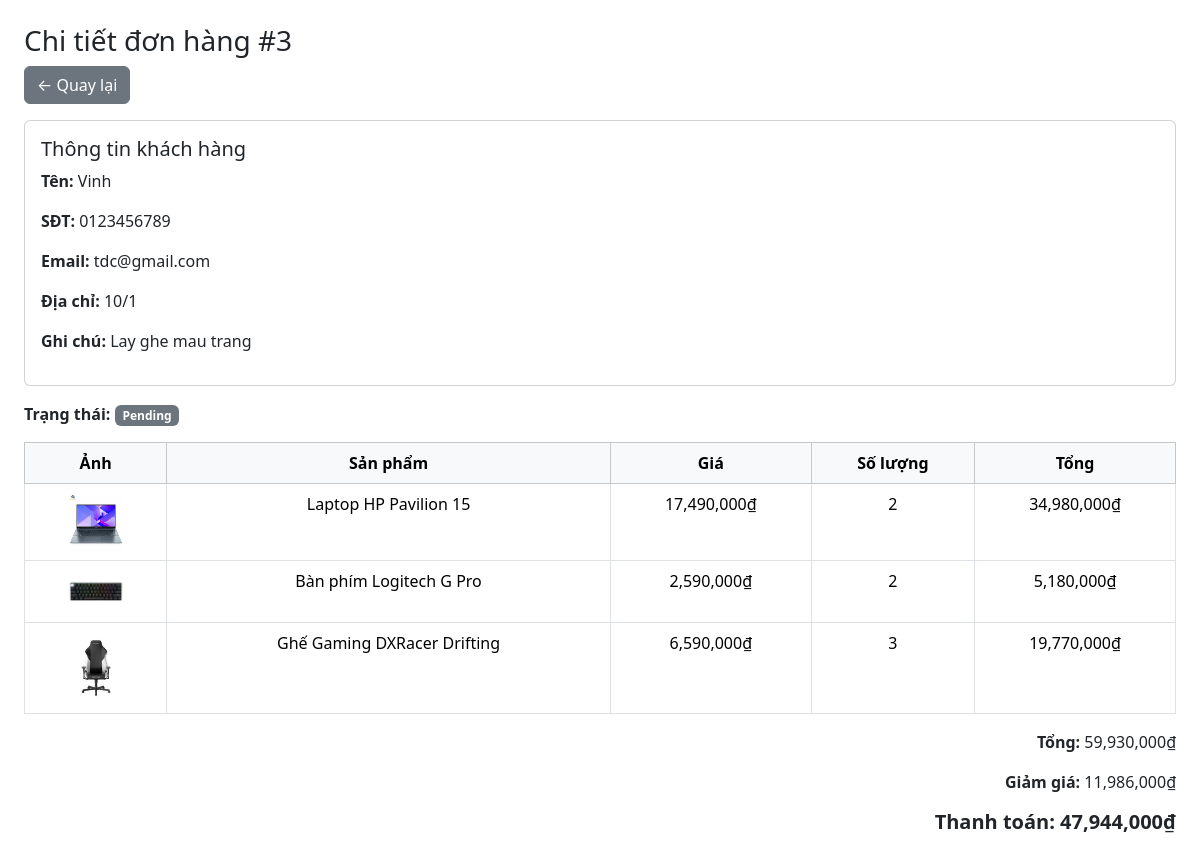
/order_items.php?id=3 (signed in), run on the app's committed database.
### tables this page shows
CREATE TABLE `orders` (
  `id` int(11) NOT NULL,
  `user_id` int(11) DEFAULT NULL,
  `name` varchar(255) NOT NULL,
  `phone` varchar(20) NOT NULL,
  `email` varchar(255) DEFAULT NULL,
  `address` text NOT NULL,
  `note` text DEFAULT NULL,
  `total` decimal(10,0) NOT NULL,
  `discount` decimal(10,2) DEFAULT 0.00,
  `final_total` decimal(10,2) NOT NULL,
  `status` enum('pending','confirmed','shipping','completed') DEFAULT 'pending',
  `created_at` timestamp NOT NULL DEFAULT current_timestamp()
);

CREATE TABLE `order_items` (
  `id` int(11) NOT NULL,
  `order_id` int(11) DEFAULT NULL,
  `product_id` int(11) DEFAULT NULL,
  `quantity` int(11) DEFAULT NULL,
  `price` decimal(10,0) DEFAULT NULL
);

CREATE TABLE `products` (
  `id` int(11) NOT NULL,
  `name` varchar(500) NOT NULL,
  `price` decimal(10,0) NOT NULL,
  `old_price` decimal(10,0) DEFAULT NULL,
  `image` varchar(255) NOT NULL,
  `description` text NOT NULL,
  `short_description` text NOT NULL,
  `category_id` int(11) NOT NULL,
  `created_at` timestamp NOT NULL DEFAULT current_timestamp(),
  `status` tinyint(4) NOT NULL,
  `flash_sale` tinyint(4) DEFAULT 0
);

### Database/Database.php (called while the page is built, shortened)
<?php
class Database
{
    private $host = "localhost";
    private $user = "root";
    private $pass = "";
    private $dbname = "kipeeda";
    public $conn;
    public function __construct()
    {
        $this->conn = new mysqli(
            $this->host,
            $this->user,
            $this->pass,
            $this->dbname
        );
        $this->conn->set_charset("utf8mb4");
    }
    public function select($sql, $types = "", $params = [])
    {
        $stmt = $this->conn->prepare($sql);
        if (!empty($params)) {
            $stmt->bind_param($types, ...$params);
        }
        $stmt->execute();
        $result = $stmt->get_result();
        $data = $result ? $result->fetch_all(MYSQLI_ASSOC) : [];
        return $data;
    }
}

### order_items.php (the view, shortened to what this page needs)
<?php
require_once "Database/Database.php";
$db = new Database();
$order_id = $_GET['id'];
$order = $db->select(
    "SELECT * FROM orders WHERE id = ?",
    "i",
    [$order_id]
);
$order = $order[0];
$sql = "SELECT oi.*, p.name, p.image
        FROM order_items oi
        JOIN products p ON oi.product_id = p.id
        WHERE oi.order_id = ?";
$items = $db->select($sql, "i", [$order_id]);
?>
<!DOCTYPE html>
<html lang="vi">
<head>
    <link href="https://cdn.jsdelivr.net/npm/bootstrap@5.3.3/dist/css/bootstrap.min.css" rel="stylesheet">
</head>
<body class="p-4">
<h3>Chi tiết đơn hàng #<?= $order['id'] ?></h3>
<a href="order.php" class="btn btn-secondary mb-3">← Quay lại</a>
<div class="card mb-3">
    <div class="card-body">
        <h5>Thông tin khách hàng</h5>
        <p><b>Tên:</b> <?= $order['name'] ?></p>
        <p><b>SĐT:</b> <?= $order['phone'] ?></p>
        <p><b>Email:</b> <?= $order['email'] ?></p>
        <p><b>Địa chỉ:</b> <?= $order['address'] ?></p>
        <p><b>Ghi chú:</b> <?= $order['note'] ?></p>
    </div>
</div>
<div class="mb-3">
    <b>Trạng thái:</b>
    <?php
    switch ($order["status"]) {
        case 'pending':
            echo '<span class="badge bg-secondary">Pending</span>';
            break;
    }
    ?>
</div>
<table class="table table-bordered text-center">
    <thead class="table-light">
        <tr>
            <th>Ảnh</th>
            <th>Sản phẩm</th>
            <th>Giá</th>
            <th>Số lượng</th>
            <th>Tổng</th>
        </tr>
    </thead>
    <tbody>
        <?php foreach ($items as $i): ?>
        <tr>
            <td>
                <img src="public/img/<?= $i['image'] ?>" width="60">
            </td>
            <td><?= $i['name'] ?></td>
            <td><?= number_format($i['price']) ?>₫</td>
            <td><?= $i['quantity'] ?></td>
            <td><?= number_format($i['price'] * $i['quantity']) ?>₫</td>
        </tr>
        <?php endforeach; ?>
    </tbody>
</table>
<div class="text-end">
    <p><b>Tổng:</b> <?= number_format($order['total']) ?>₫</p>
    <p><b>Giảm giá:</b> <?= number_format($order['discount']) ?>₫</p>
    <h5><b>Thanh toán: <?= number_format($order['final_total']) ?>₫</b></h5>
</div>
</body>
</html>

### data on the page
orders: id "3", name "Vinh", phone "0123456789", email "tdc@gmail.com", address "10/1", note "Lay ghe mau trang", total "59,930,000", discount "11,986,000", final_total "47,944,000"
order_items: product.image (picture), product.name "Laptop HP Pavilion 15", price "17,490,000", quantity "2", $i['price'] * $i['quantity'] "34,980,000"
order_items: product.image (picture), product.name "Bàn phím Logitech G Pro", price "2,590,000", quantity "2", $i['price'] * $i['quantity'] "5,180,000"
order_items: product.image (picture), product.name "Ghế Gaming DXRacer Drifting", price "6,590,000", quantity "3", $i['price'] * $i['quantity'] "19,770,000"
